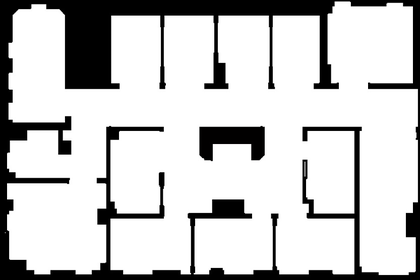
%> input picture testmap_883_556.png, 420 x 280 px, shrunk from 833 x 556 before the run
$ octave --eval "result = CreateGridGraph;"   (GNU Octave 9; MATLAB toolbox functions it lacks are replaced by stand-ins)
%> lines starting %> are read from the running program, lines starting %| are printed output that depends on the picture; in (x1, y1, x2, y2) boxes, pixels count from 0 and x2, y2 are one past the last pixel; in counts of white or black regions, pixels touching at a corner belong together; the program's own positions count from 1
function Graph=CreateGridGraph (filename,drate,showflag)

% This function converts (discretizes) an input image (.png, .jpg, .bmp) into a grid
% graph (grid cells) in a shape of sparse matrix. Furthure, dijkstra algorithm is
% applied to find the shortest path between points.
% To consider the neighboir cellls, 8 connectivity is used:
%  0\--0--/0
%   |--\|/--|
%  0---@---0
%   |--/|\--|
%  0/--0--\0
%------------------------------------------------
% Graph=CreateGraph (filename,drate,showflag)
% ** filename is the black-white input image file with size 'n*m', black
% points are obstacles (there won't be any node over those cells) and white ones are
% free space,
% ** drate is the discretization ratio (cell or tile size), if we set this rate to 1, for each
% pixel in the image we will have a node in the graph.
% ** showflag, is to show the output image
% the output graph is saced as sparse matrix
% the nodes are presented in a 1D vector, thus a 'k' biy'l' matrix is shown by a
% vecotr with 'k*l' cells: [row 1, row 2,... row k]
% the reference frame (0,0) in the image is considered in left-up
% |(0,0)----------...
% |
% |
% .
% .
% .

% -------------------------------------------------

if nargin < 1   % demo mode
    drate = 19;
    filename  = 'testmap_883_556.png';
    showflag=1;
end

% read the input image and convert to a binary map
map=imread(filename);
%> map is the input picture: size 280x420x3 uint8; mean R, G, B 200.2, 200.2, 200.2
mapshow=map;
if (showflag)
    figure,
    imshow(map);
end
map=rgb2gray(map);
%> map: size 280x420 uint8
map=logical(map);
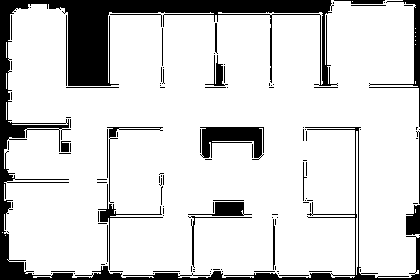
%> map: size 280x420 logical; 84.2% white; 119 black regions (86 under 20 px), largest, box (x1, y1, x2, y2) and area: (0, 0, 420, 280) 13438, (200, 127, 264, 160) 1194, (369, 0, 420, 127) 699
imgcol=size(map,2);
%> imgcol = 420
imgrow=size(map,1);
%> imgrow = 280
row=round(imgrow/drate);
%> row = 15
col=round(imgcol/drate);
%> col = 22
cubsize=floor(drate/2);

%% -------------<Create the spars matrix of map>---------------
fprintf('discretizing the map...\n');
rowindx=[-1,-1,-1,0,1,1,1,0];
colindx=[-1,0,1,1,1,0,-1,-1];
cnt=1;
for i=0:row-1
    for j=0:col-1
        if (Checkobs(map,i,j,cubsize,drate)~=0)
            indx1=(j+1)+(col*(i));
            point(1:3,indx1)=[i;j;indx1]; %x,y,value
            cnttemp=0;
            for p=1:8
                r=i+rowindx(p);
                c=j+colindx(p);
                cnttemp=cnttemp+1;
                % check whether the cell is occupied by obstacle or it is out
                % of range
                if(r>=0 && r<row && c>=0 && c<col && Checkobs(map,r,c,cubsize,drate)~=0)
                    indx2=((r)*col)+(c+1);
                    if(indx1~=indx2)
                        if (cnttemp==2 || cnttemp==4 || cnttemp==6 || cnttemp==8)
                            indx1Mat(1,cnt)=indx1;
                            indx1Mat(2,cnt)=indx2;
                            weight(cnt)=1;
                            SpMatrix(indx1,indx2)=1;
                            cnt=cnt+1;
                        else
                            indx1Mat(1,cnt)=indx1;
                            indx1Mat(2,cnt)=indx2;
                            weight(cnt)=1.4;
                            SpMatrix(indx1,indx2)=1.4;
                            cnt=cnt+1;
                        end
                    else
                        fprintf('else \n');
                    end
                end % if(r>=1 && r<row && c>=1 && c<col && map(r,c)~=0)
            end % p=1:8
            % show points (center of cells)
            ii=i*drate+round(drate/2);
            jj=j*drate+round(drate/2);
            mapshow(ii-2:ii+2,jj-2:jj+2)=uint8(1);
        else
            indx1=(j+1)+(col*(i));
            point(1:3,indx1)=0; %x
        end %if (map(i,j)~=1) it's not an obstacle
        ii=i*drate+drate/2;
        jj=j*drate+drate/2;
    end%end for col  number
end%end first for row
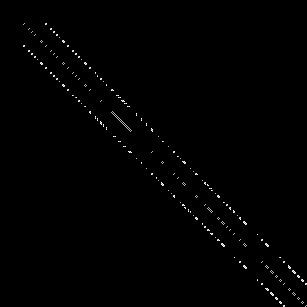
%> SpMatrix: size 307x307 double; min 0, max 1.4, mean 0.00807; drawn with min black and max white
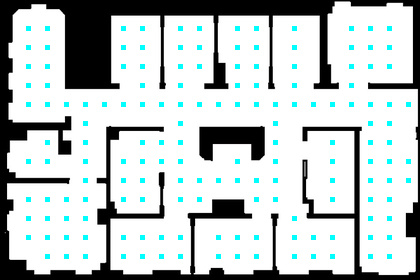
%> mapshow: size 280x420x3 uint8; 3.32% of pixels changed, all inside (x1, y1, x2, y2) = (26, 26, 411, 259)
%> after the loop, c = 19; cnt = 657; cnttemp = 8; indx1 = 330; indx1Mat = 656 columns, first 8: [24 24 24 25 25 25 29 29; 25 47 46 47 46 24 30 52]; indx2 = 306; point = 330 columns, first 8: [0 0 0 0 0 0 0 0; 0 0 0 0 0 0 0 0; 0 0 0 0 0 0 0 0]; r = 13; weight = 656 values, max 1.4 at index 2, min 1 at index 1, mean 1.16

if (showflag)
    imshow(mapshow);
end

% conver to a sparce matrix
[I,J,S] = find(SpMatrix);
%> I = 656 values from 24 to 307; J = 656 values from 24 to 307; S = 656 values from 1 to 1.4
[m n]=size(SpMatrix);
%> m = 307; n = 307
DG = sparse(I,J,S,m,n);

% output graph
Graph.g=DG;
Graph.points=point;
%> Graph.points has the same summary as point
%> `result = CreateGridGraph;`: result = {drate 19}
Graph.map=map;
Graph.mapshow=mapshow;
Graph.drate=drate;

$ run again, with testmap_500_500.png copied over testmap_883_556.png
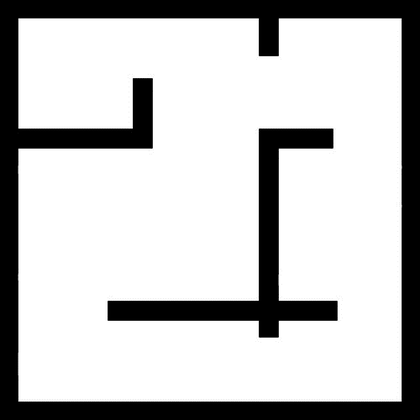
%> input picture testmap_500_500.png, 420 x 420 px, shrunk from 500 x 500 before the run
%> in CreateGridGraph, map is the input picture: size 420x420x3 uint8; min 0, max 255, mean 192.1
%> after the loop in CreateGridGraph, `for i=0:row-1`:
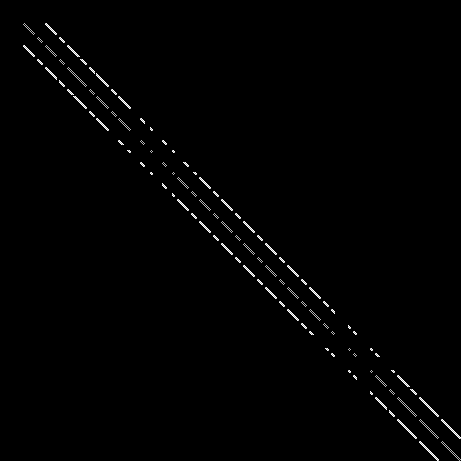
%> SpMatrix: size 461x461 double; min 0, max 1.4, mean 0.0122; drawn with min black and max white
%> after the loop in CreateGridGraph, `for i=0:row-1`:
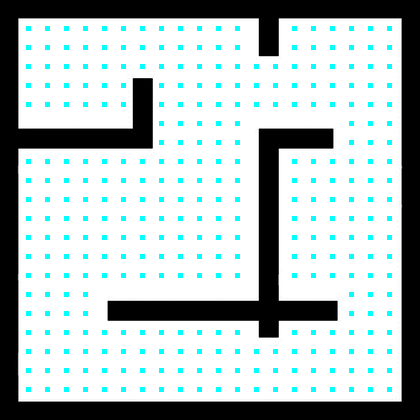
%> mapshow: size 420x420x3 uint8; 4.65% of pixels changed, all inside (x1, y1, x2, y2) = (26, 26, 392, 392)
%> after the loop in CreateGridGraph, `for i=0:row-1`: c = 19; cnt = 2179; cnttemp = 8; indx1 = 484; indx1Mat = 2178 columns, first 8: [24 24 24 25 25 25 25 25; 25 47 46 26 48 47 46 24]; indx2 = 460; point = 484 columns, first 8: [0 0 0 0 0 0 0 0; 0 0 0 0 0 0 0 0; 0 0 0 0 0 0 0 0]; r = 20; weight = 2178 values, max 1.4 at index 2, min 1 at index 1, mean 1.19
%> I = 2178 values from 24 to 461; S = 2178 values from 1 to 1.4
%> Graph.points has the same summary as point
%> result = {drate 19}
